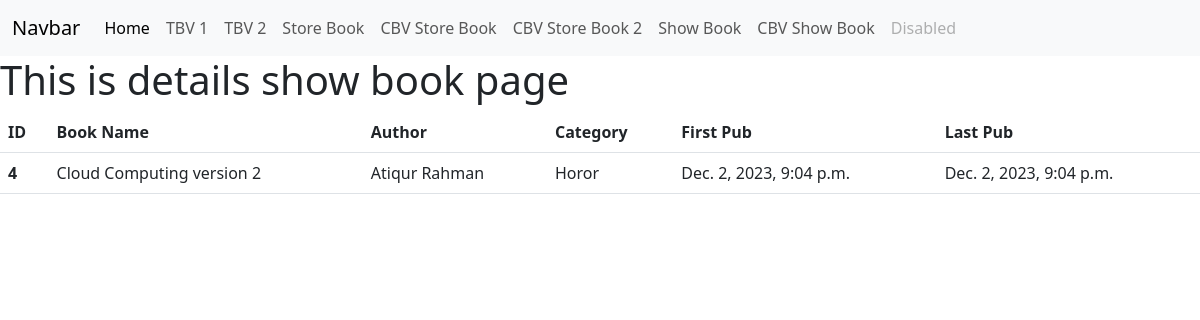
/show_book_class/4, run on the app's committed database.
### book/models.py (models this page shows, shortened)
class BookStoreModel(models.Model):
    CATEGORY = {
        ('Mystery','Mystery'),
        ('Thriller','Thriller'),
        ('Sci-Fi','Sci-Fi'),
        ('Humor','Humor'),
        ('Horor','Horor'),
    }
    id = models.IntegerField(primary_key=True)
    book_name = models.CharField(max_length=30)
    author = models.CharField(max_length=30)
    category = models.CharField(max_length=30,choices=CATEGORY)
    first_pub = models.DateTimeField(auto_now_add=True)
    last_pub = models.DateTimeField(auto_now=True)

### book/views.py (the view)
# urls.py: path('show_book_class/<int:id>',DetailBookViews.as_view(), name='showbookclassdetails'),
class DetailBookViews(DetailView):
    model = BookStoreModel
    template_name = 'show_book_class_details.html'
    context_object_name = 'bookdetails'
    pk_url_kwarg = 'id'

### book/templates/show_book_class_details.html
{% extends "base.html" %}
{% block content %}
<h1>This is details show book page</h1>
{% if bookdetails %}
<table class="table">
    <thead>
        <tr>
            <th scope="col">ID</th>
            <th scope="col">Book Name</th>
            <th scope="col">Author</th>
            <th scope="col">Category</th>
            <th scope="col">First Pub</th>
            <th scope="col">Last Pub</th>
        </tr>
    </thead>
    <tbody>
        <tr>
            <th scope="row">{{bookdetails.id}}</th>
            <td>{{bookdetails.book_name}}</td>
            <td>{{bookdetails.author}}</td>
            <td>{{bookdetails.category}}</td>
            <td>{{bookdetails.first_pub}}</td>
            <td>{{bookdetails.last_pub}}</td>
        </tr>
    </tbody>
</table>
{% else %}
<h1 style="color: red">Something went wrong</h1>
{% endif %}
{% endblock content %}

### data on the page
BookStoreModel: id "4", book_name "Cloud Computing version 2", author "Atiqur Rahman", category "Horor", first_pub "Dec. 2, 2023, 9:04 p.m.", last_pub "Dec. 2, 2023, 9:04 p.m."
